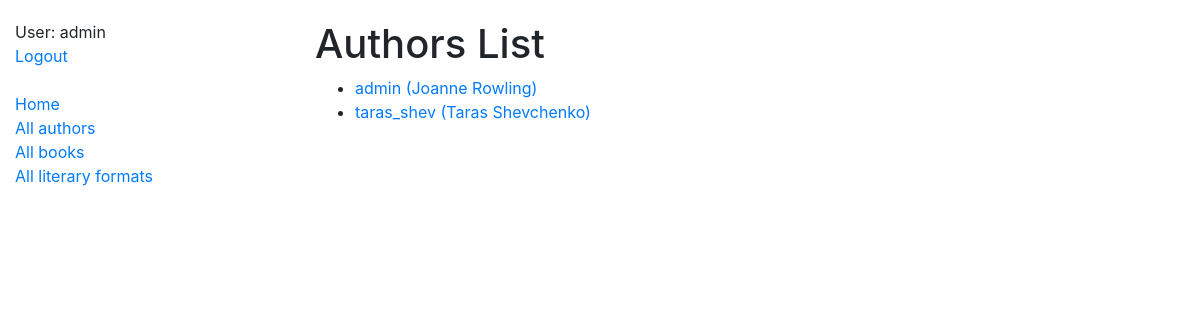
/catalog/authors/ (signed in), run on an earlier commit of the app's database.
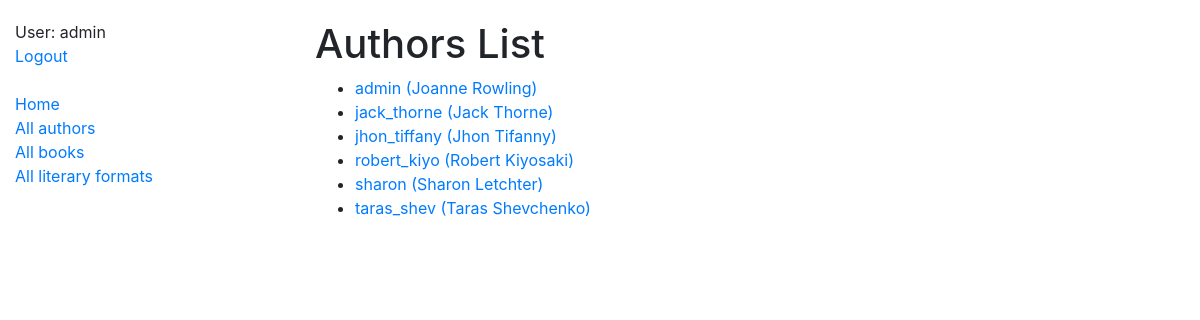
And on a later commit of the database.
### catalog/models.py (models this page shows, shortened)
class Author(AbstractUser):
    pseudonym = models.CharField(max_length=63, null=True, blank=True)
    class Meta:
        ordering = ["username"]
    def get_absolute_url(self):
        return reverse("catalog:author-detail", args=[str(self.id)])

### catalog/views.py (the view)
class AuthorListView(LoginRequiredMixin, generic.ListView):
    model = Author

### templates/catalog/author_list.html
{% extends "base.html" %}
{% block content %}
    <h1>Authors List</h1>
    {% if author_list %}
    <ul>
      {% for author in author_list %}
      <li>
        <a href="{{ author.get_absolute_url }}">{{ author.username }} ({{ author.first_name }} {{ author.last_name }})</a>
      </li>
      {% endfor %}
    </ul>
    {% else %}
      <p>There are no authors in library</p>
    {% endif %}
{% endblock %}

### templates/base.html (shortened to what this page needs)
<!DOCTYPE html>
<html lang="en">
<head>
  <link rel="stylesheet" href="https://cdn.jsdelivr.net/npm/bootstrap@4.6.2/dist/css/bootstrap.min.css">
  {% load static %}
  <link rel="stylesheet" href="{% static 'css/style.css' %}">
</head>
<body>
  <div class="container-fluid">
    <div class="row">
      <div class="col-sm-3">
        {% block sidebar %}
          {% include "includes/sidebar.html" %}
        {% endblock %}
      </div>
       <div class="col-sm-9">
         {% block content %}{% endblock %}
       </div>
    </div>
  </div>
</body>
</html>

### templates/includes/sidebar.html
<ul class="sidebar-nav">
  {% if user.is_authenticated %}
    <li>User: {{ user.username }}</li>
    <li><a href="{% url 'logout' %}">Logout</a></li>
  {% else %}
    <li><a href="{% url 'login' %}">Login</a></li>
  {% endif %}
  <br>
  <li><a href="{% url 'catalog:index' %}">Home</a></li>
  <li><a href="{% url 'catalog:author-list' %}">All authors</a></li>
  <li><a href="{% url 'catalog:book-list' %}">All books</a></li>
  <li><a href="{% url 'catalog:literary-format-list' %}">All literary formats</a></li>
</ul>

### static/css/style.css (style rules this page uses)
body { margin-top: 20px; }
.sidebar-nav { padding: 0; list-style: none; }

What changed in the data, as far as the page shows it:
added Author: username "jack_thorne", first_name "Jack", last_name "Thorne"
added Author: username "jhon_tiffany", first_name "Jhon", last_name "Tifanny"
added Author: username "robert_kiyo", first_name "Robert", last_name "Kiyosaki"
added Author: username "sharon", first_name "Sharon", last_name "Letchter"
